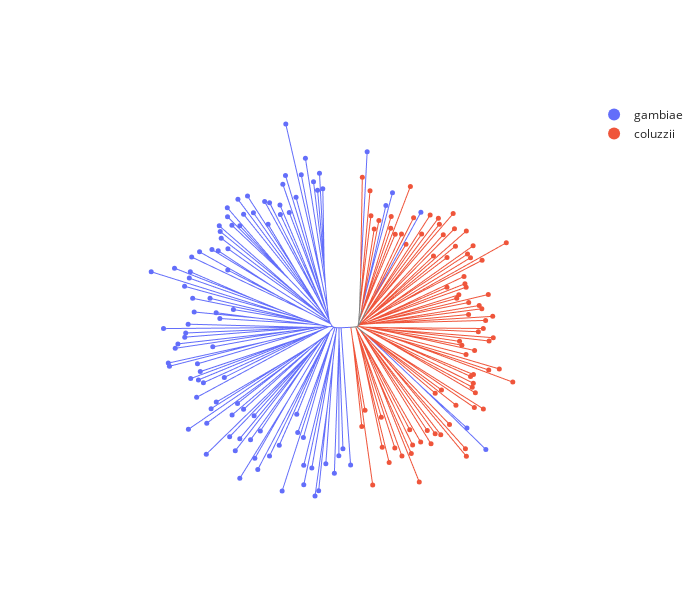

This figure's notebook cell:
### Markdown cell above
## Plotting

I also decided to include in `anjl` a function to visualise a NJT using plotly. Here plotly is useful particularly because you can interact with the plot, hovering over leaf nodes to get more information, zooming and panning, and showing or hiding data via the legend. Here's a simple example.

### Code cell
import anjl
D, leaf_data = anjl.data.mosquitoes()
Z = anjl.rapid_nj(D)
anjl.plot(
    Z, 
    leaf_data=leaf_data, 
    color="taxon",
    hover_name="sample_id",
)

### Figure 1 — Plotly figure (JSON) as saved in the notebook; plotly's stock layout.template omitted (floating-point values rounded to 4 significant figures; data arrays with more than 128 entries replaced by an {"elided": "..."} marker saying what was removed)
{"data": [{"hovertemplate": "taxon=gambiae<br>x=%{x}<br>y=%{y}<extra></extra>", "legendgroup": "gambiae", "line": {"color": "#636EFA", "dash": "solid", "width": 1}, "marker": {"symbol": "circle"}, "mode": "lines", "name": "gambiae", "showlegend": false, "type": "scattergl", "x": {"elided": "579 float values"}, "xaxis": "x", "y": {"elided": "579 float values"}, "yaxis": "y"}, {"hovertemplate": "taxon=coluzzii<br>x=%{x}<br>y=%{y}<extra></extra>", "legendgroup": "coluzzii", "line": {"color": "#EF553B", "dash": "solid", "width": 1}, "marker": {"symbol": "circle"}, "mode": "lines", "name": "coluzzii", "showlegend": false, "type": "scattergl", "x": {"elided": "441 float values"}, "xaxis": "x", "y": {"elided": "441 float values"}, "yaxis": "y"}, {"hovertemplate": "taxon=<br>x=%{x}<br>y=%{y}<extra></extra>", "legendgroup": "", "line": {"color": "gray", "dash": "solid", "width": 1}, "marker": {"symbol": "circle"}, "mode": "lines", "name": "", "showlegend": false, "type": "scattergl", "x": [0, 0.07208, null, 0, -0.07208, null, -0.07208, -0.011, null, -0.07208, -0.1521, null, -0.1521, -0.3591, null, -0.3591, 0.2276, null, -0.3591, -0.6296, null, -0.6296, -1.767, null, 0.2276, 1.501, null, 1.501, 1.543, null, 1.543, 2.043, null, -0.011, 0.3913, null, 0.3913, 1.137, null, 1.137, 2.015, null, 2.015, 2.707, null, 0.07208, 0.2691, null, 0.07208, 0.2872, null, 0.2872, 0.6801, null, 0.6801, 0.8081, null, 0.2691, 0.5393, null], "xaxis": "x", "y": [0, 0.3411, null, 0, -0.3411, null, -0.3411, -0.3009, null, -0.3411, -0.4218, null, -0.4218, -0.5381, null, -0.5381, -1.13, null, -0.5381, -0.6127, null, -0.6127, -0.7217, null, -1.13, -2.135, null, -2.135, -2.171, null, -2.171, -2.625, null, -0.3009, 0.3229, null, 0.3229, 1.734, null, 1.734, 3.329, null, 3.329, 4.536, null, 0.3411, 3.174, null, 0.3411, 1.096, null, 1.096, 2.955, null, 2.955, 3.512, null, 3.174, 10.95, null], "yaxis": "y"}, {"hovertemplate": "<b>%{hovertext}</b><br><br>taxon=gambiae<br>x=%{x}<br>y=%{y}<extra></extra>", "hovertext": [62, 10, 26, 139, 37, 116, 34, 150, 97, 173, 51, 167, 52, 160, 43, 137, 41, 76, 176, 61, 54, 36, 174, 50, 169, 49, 35, 157, 63, 38, 123, 27, 133, 100, 74, 152, 149, 129, 171, 101, 161, 151, 68, 64, 142, 107, 66, 40, 79, 53, 104, 80, 33, 136, 72, 0, 70, 28, 42, 1, 130, 96, 57, 164, 105, 170, 131, 65, 56, 168, 165, 78, 102, 77, 106, 60, 134, 110, 117, 73, 67, 17, 99, 179, 55, 69, 71, 16, 98, 156, 126, 180, 58, 166, 25, 75, 148, 59, 177], "legendgroup": "gambiae", "marker": {"color": "#636EFA", "size": 5, "symbol": "circle"}, "mode": "markers", "name": "gambiae", "orientation": "v", "showlegend": true, "type": "scatter", "x": [-8.428, -9.215, -9.675, -10.63, -12.56, -13.54, -17.21, -14.78, -17.29, -17.92, -16.39, -18.6, -18.5, -21.07, -22.23, -21.41, -26.3, -24.9, -28.58, -27.23, -31.1, -28.12, -31.05, -30.0, -33.01, -32.79, -32.55, -30.96, -33.26, -34.75, -37.69, -30.99, -39.56, -39.88, -43.64, -40.13, -49.17, -41.24, -35.2, -39.32, -29.65, -33.75, -38.97, -32.86, -40.4, -46.25, -40.98, -41.2, -42.82, -43.46, -34.55, -45.11, -44.84, -38.19, -37.52, -39.8, -37.96, -36.77, -31.81, -38.38, -33.72, -34.95, -40.34, -35.98, -28.68, -29.97, -27.24, -36.09, -30.54, -24.74, -28.13, -29.21, -25.58, -23.26, -28.13, -24.57, -23.86, -21.08, -18.77, -14.61, -14.38, -18.08, -13.03, -12.96, -12.94, -11.03, -10.28, -9.41, -7.708, -5.682, -4.621, -3.65, -1.829, 30.28, 25.79, 14.86, 8.115, 6.551, 2.104], "xaxis": "x", "y": [32.18, 35.84, 31.85, 33.85, 39.4, 35.52, 47.52, 30.15, 35.33, 33.23, 26.55, 28.32, 26.08, 28.86, 29.12, 23.73, 30.43, 26.48, 29.66, 26.1, 27.67, 23.36, 25.52, 23.5, 23.37, 22.05, 20.44, 17.95, 17.45, 17.73, 17.19, 12.87, 15.97, 12.47, 13.32, 10.96, 12.46, 9.022, 6.164, 6.166, 3.497, 2.741, 2.913, 1.366, 0.01626, -1.026, -2.075, -3.062, -4.657, -5.703, -5.361, -9.214, -9.969, -9.4, -11.23, -12.9, -13.21, -13.88, -12.62, -17.36, -18.48, -20.04, -24.94, -23.48, -18.8, -21.53, -20.2, -30.83, -26.69, -21.73, -27.16, -30.02, -27.42, -25.33, -36.56, -31.84, -34.47, -31.28, -28.73, -21.34, -25.72, -39.57, -26.85, -33.49, -38.09, -34.12, -40.74, -39.51, -33.1, -35.34, -31.21, -29.58, -33.43, -29.71, -24.63, 26.6, 31.24, 28.18, 40.97], "yaxis": "y"}, {"hovertemplate": "<b>%{hovertext}</b><br><br>taxon=coluzzii<br>x=%{x}<br>y=%{y}<extra></extra>", "hovertext": [127, 8, 124, 120, 88, 82, 109, 19, 111, 18, 162, 178, 113, 172, 91, 125, 87, 144, 128, 9, 39, 31, 23, 146, 95, 6, 3, 115, 147, 4, 21, 20, 163, 132, 159, 83, 93, 45, 32, 86, 7, 138, 112, 158, 145, 44, 141, 85, 22, 13, 92, 5, 140, 15, 135, 24, 48, 30, 12, 155, 89, 90, 14, 143, 114, 81, 2, 119, 154, 84, 121, 108, 122, 94, 29, 118, 11, 153, 46, 103, 47, 175], "legendgroup": "coluzzii", "marker": {"color": "#EF553B", "size": 5, "symbol": "circle"}, "mode": "markers", "name": "coluzzii", "orientation": "v", "showlegend": true, "type": "scatter", "x": [0.8326, 3.416, 1.597, 5.679, 7.329, 5.456, 8.672, 10.36, 14.48, 12.58, 12.89, 12.21, 14.8, 17.27, 16.38, 18.25, 19.57, 25.66, 25.44, 21.65, 18.25, 23.18, 19.74, 27.55, 29.69, 27.79, 27.04, 27.3, 26.65, 27.34, 36.68, 30.97, 33.48, 25.58, 27.61, 24.59, 24.04, 31.05, 32.04, 28.5, 29.68, 30.22, 31.91, 26.18, 29.33, 28.7, 26.21, 30.87, 23.37, 23.87, 25.6, 25.32, 21.05, 25.1, 29.39, 35.14, 26.64, 25.93, 27.25, 21.06, 23.06, 25.65, 17.85, 22.84, 20.17, 22.52, 19.25, 19.01, 15.04, 17.06, 11.32, 13.13, 10.25, 8.763, 12.37, 7.705, 7.808, 4.887, 3.78, 3.0, 2.782, 0.9548], "xaxis": "x", "y": [-24.29, -38.14, -20.44, -29.2, -32.82, -22.05, -29.36, -31.3, -37.44, -30.65, -28.68, -25.05, -27.95, -28.39, -25.22, -25.99, -26.22, -31.35, -29.54, -23.78, -16.36, -19.21, -15.59, -19.78, -20.1, -16.28, -14.92, -13.98, -12.38, -11.94, -13.73, -10.86, -10.61, -7.198, -6.231, -4.964, -4.058, -3.972, -3.195, -1.775, -1.008, 0.907, 1.884, 2.319, 3.685, 4.452, 5.173, 7.071, 6.158, 6.993, 8.802, 9.605, 8.78, 11.36, 15.19, 19.36, 15.81, 16.66, 18.62, 15.86, 18.55, 22.15, 16.21, 22.69, 21.26, 26.27, 23.73, 25.18, 21.41, 25.92, 18.97, 25.28, 21.41, 21.37, 32.72, 22.8, 25.6, 24.62, 22.64, 25.79, 31.72, 34.89], "yaxis": "y"}], "layout": {"height": 600, "legend": {"itemsizing": "constant", "tracegroupgap": 0}, "width": 700, "xaxis": {"autorange": true, "domain": [0, 1], "mirror": false, "range": [-66.31, 53.82], "showgrid": false, "showline": false, "showticklabels": false, "ticks": "", "title": {}, "type": "linear"}, "yaxis": {"autorange": true, "domain": [0, 1], "mirror": false, "range": [-46.47, 53.25], "scaleanchor": "x", "scaleratio": 1, "showgrid": false, "showline": false, "showticklabels": false, "ticks": "", "title": {}, "type": "linear"}}}
